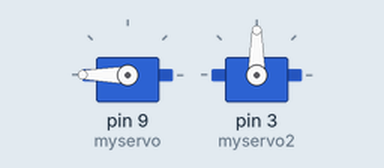
This sketch was run on a simulated Arduino Uno, built with avr-gcc and run on an emulated ATmega328P. Shown: 2 × servo. Random numbers use the default seed unless the sketch sets one.

Above: at 0.2 s.
At 15.3 s:
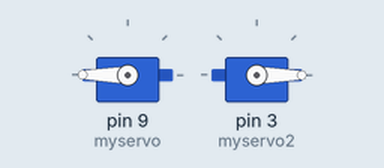
At 20.9 s:
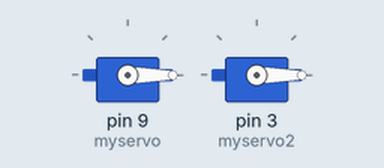
At 39.3 s:
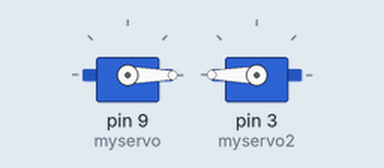
Timing chart, 0 to 40.0 s (numbered marks = the images above):
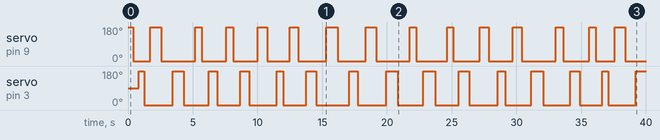

The sketch:

Knob.ino
```cpp
#include <Servo.h>

Servo myservo;
Servo myservo2;

void setup() {
  Serial.begin(9600);
  myservo.attach(9);
  myservo2.attach(3);
}

void loop() {
  servo1();
  servo2();
}
```

servo.ino
```cpp
void servo1(){
  int delay1=random(400,1000);
   myservo.write(180);
  delay(delay1);
   myservo.write(0);
  delay (delay1);
}

void servo2(){
  int delay2=random(400,1000);
   myservo2.write(180);
  delay(delay2);
   myservo2.write(0);
  delay (delay2);
}
```

Measured:
- by itself, servo on pin 9 (myservo): 180° → 0° at 0.41 s, → 180° 1.3 s later, → 0° 0.87 s later, → 180° 2.6 s later, … (29 changes in this stretch)
- by itself, servo on pin 3 (myservo2): 90° → 180° at 0.81 s, → 0° 0.45 s later, → 180° 2.2 s later, → 0° 0.86 s later, … (29 changes in this stretch)
